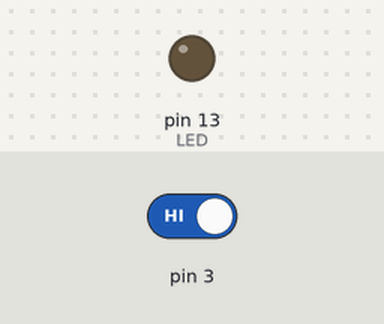
A sketch run on a simulated Arduino Uno, built with avr-gcc and run on an emulated ATmega328P. Parts: output pins drawn as LEDs (lit = HIGH). The test bench sets the inputs (shaded band); at power-on: pin 3 HIGH.

Above: at 1.2 s.
1.3 s: pin 3 driven LOW
At 2.2 s:
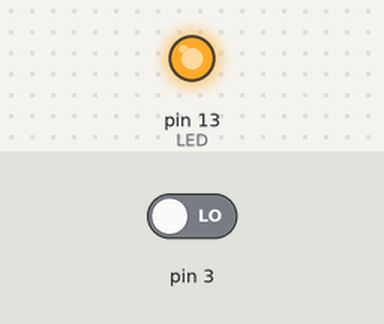
Timing chart, 0 to 4.3 s (numbered marks = the images above; inputs shaded):
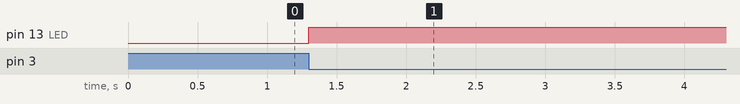

The sketch:

LED_BLINK.ino
```cpp
// include the SPI library:
#include <SPI.h>

// set pin 10 as the slave select for the digital pot:
const int slaveSelectPin = 10;

const int LED = 13;
static bool LEDstate;
struct fin { byte lsb,msb; };

unsigned i = 0;

void setup() {
  //pinMode(out_en_pin, OUTPUT);      // sets the digital pin as output
  // set the slaveSelectPin as an output:
//  pinMode (slaveSelectPin, OUTPUT);
  pinMode(LED, OUTPUT);

  attachInterrupt(1,timing,FALLING);
//  DDRD = DDRD | B11110000;
//  // initialize SPI:
//  SPI.begin();
//  SPI.setClockDivider(SPI_CLOCK_DIV2);
//  SPI.setBitOrder(LSBFIRST);
//
//  PORTD = B11110000;
  LEDstate=true;
}

void loop() {

}

void timing(){

  if(LEDstate){
    digitalWrite(LED,HIGH);
  }else{
    digitalWrite(LED,LOW);
  }
  LEDstate = !LEDstate;
}
```

Measured:
- after the input at 1.3 s, pin 13 (LED): LOW → HIGH at once
